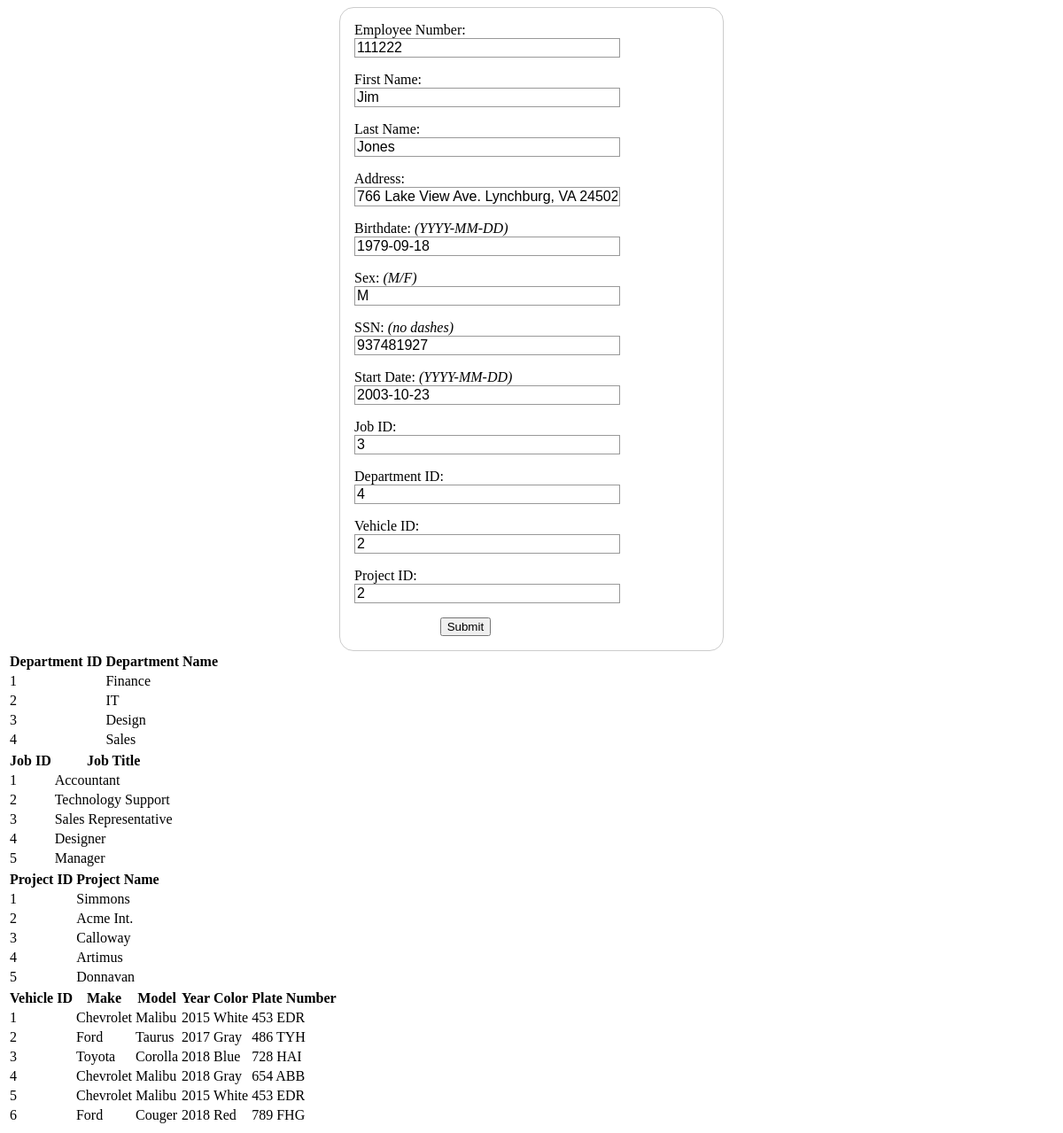
Page /current/UpdateEmployeeForm.php?id=111222 on the committed database.
### tables this page shows
CREATE TABLE IF NOT EXISTS `employee` (
  `Emp_Number` int(6) NOT NULL,
  `First_Name` varchar(50) DEFAULT NULL,
  `Last_Name` varchar(50) DEFAULT NULL,
  `Birth_Date` date DEFAULT NULL,
  `Sex` char(1) DEFAULT NULL,
  `Address` varchar(150) DEFAULT NULL,
  `SSN` int(11) DEFAULT NULL,
  `Start_Date` date DEFAULT NULL,
  `J_ID` int(1) DEFAULT NULL,
  `D_ID` int(1) DEFAULT NULL,
  `V_ID` int(1) DEFAULT NULL,
  `P_ID` int(1) DEFAULT NULL,
  `Proj_ID` int(11) DEFAULT NULL,
  PRIMARY KEY (`Emp_Number`),
  KEY `D_ID` (`D_ID`),
  KEY `J_ID` (`J_ID`),
  KEY `V_ID` (`V_ID`),
  KEY `P_ID` (`P_ID`)
);

CREATE TABLE IF NOT EXISTS `department` (
  `Dept_ID` int(3) NOT NULL,
  `Dept_Name` text,
  `Office_Addr` varchar(100) DEFAULT NULL,
  `Office_Phone` varchar(12) DEFAULT NULL,
  PRIMARY KEY (`Dept_ID`)
);

CREATE TABLE IF NOT EXISTS `position` (
  `Job_ID` int(1) NOT NULL,
  `Job_Title` varchar(20) DEFAULT NULL,
  `Base_Salary` varchar(10) DEFAULT NULL,
  PRIMARY KEY (`Job_ID`)
);

CREATE TABLE IF NOT EXISTS `project` (
  `Project_ID` int(1) NOT NULL,
  `Project_Name` varchar(50) DEFAULT NULL,
  `Start_Date` date DEFAULT NULL,
  `End_Date` date DEFAULT NULL,
  PRIMARY KEY (`Project_ID`)
);

CREATE TABLE IF NOT EXISTS `vehicle` (
  `Vehicle_ID` int(3) NOT NULL,
  `Make` varchar(20) DEFAULT NULL,
  `Model` varchar(20) DEFAULT NULL,
  `Year` int(4) DEFAULT NULL,
  `Color` varchar(10) DEFAULT NULL,
  `Plate_Number` varchar(12) DEFAULT NULL,
  PRIMARY KEY (`Vehicle_ID`)
);

### current/UpdateEmployeeForm.php (the view, shortened to what this page needs)
<!DOCTYPE html>
<html>
<head>
</head>
<?php
$id=$_GET['id'];
require 'open-db.php';
	$result= mysqli_query($conn, "SELECT Emp_Number, First_Name, Last_Name, Address, Birth_Date, Sex, SSN, Start_Date, J_ID, D_ID, V_ID, Proj_ID FROM employee WHERE Emp_Number=$id");
while ($row = mysqli_fetch_array($result)) {
	$e = $row['Emp_Number'];
	$f = $row['First_Name'];
	$l = $row['Last_Name'];
	$a = $row['Address'];
	$b = $row['Birth_Date'];
	$s = $row['Sex'];
	$n = $row['SSN'];
	$sd = $row['Start_Date'];
	$j = $row['J_ID'];
	$d = $row['D_ID'];
	$v = $row['V_ID'];
	$p = $row['Proj_ID'];
?>
	<div class="formPopup" id="updateEmployee">
    <form action="updateEmployee.php" method="post">
        <div>
          <label for="number">Employee Number:</label> <input type="text" id="Emp_Number" name="Emp_Number" value="<?php echo htmlspecialchars($e); ?>" readonly="readonly">
        </div>
        <div>
          <label for="fname">First Name:</label> <input type="text" id="First_Name" name="First_Name" value="<?php echo htmlspecialchars($f); ?>" required>
        </div>
        <div>
          <label for="lname">Last Name:</label> <input type="text" id="Last_Name" name="Last_Name" value="<?php echo htmlspecialchars($l); ?>" required>
        </div>
		<div>
          <label for="address">Address:</label> <input type="text" id="Address" name="Address" value="<?php echo htmlspecialchars($a); ?>">
        </div>
        <div>
		  <label for="birth">Birthdate: <i>(YYYY-MM-DD)</i></label> <input type="text" id="Birth_Date" name="Birth_Date" value="<?php echo htmlspecialchars($b); ?>">
        </div>
 		<div>
          <label for="sex">Sex: <i>(M/F)</i></label> <input type="text" id="Sex" name="Sex" value="<?php echo htmlspecialchars($s); ?>">
        </div>
        <div>
		  <label for="SSN">SSN: <i>(no dashes)</i></label> <input type="text" id="SSN" name="SSN" value="<?php echo htmlspecialchars($n); ?>">
        </div>
		<div>
          <label for="Start_Date">Start Date: <i>(YYYY-MM-DD)</i></label> <input type="text" id="Start_Date" name="Start_Date" value="<?php echo htmlspecialchars($sd); ?>">
        </div>
        <div>
		  <label for="J_ID">Job ID:</label> <input type="text" id="J_ID" name="J_ID" value="<?php echo htmlspecialchars($j); ?>">
        </div>
        <div>
		  <label for="D_ID">Department ID:</label> <input type="text" id="D_ID" name="D_ID" value="<?php echo htmlspecialchars($d); ?>">
        </div>
        <div>
		  <label for="V_ID">Vehicle ID:</label> <input type="text" id="V_ID" name="V_ID" value="<?php echo htmlspecialchars($v); ?>">
        </div>
        <div>
		  <label for="Proj_ID">Project ID:</label> <input type="text" id="Proj_ID" name="Proj_ID" value="<?php echo htmlspecialchars($p); ?>">
        </div>
        <div class="button">
          <button type="submit">Submit</button>
        </div>
    </form>
</html>
<?php }
	$result= mysqli_query($conn, "SELECT Dept_ID, Dept_Name, Office_Addr, Office_Phone FROM department");
	echo '<div class = "formDefault"><table>
	<tr>
		<th>Department ID</th>
		<th>Department Name</th>
	</tr>';
	while ($row = mysqli_fetch_array($result)) {
		echo "<tr>";
		echo "<td>" . $row['Dept_ID'] . "</td>";
		echo "<td>" . $row['Dept_Name'] . "</td>";
		echo "</tr>";}
	echo '</table></div>';
	$result2= mysqli_query($conn, "SELECT * FROM position");
	echo '<table>
	<tr>
		<th>Job ID</th>
		<th>Job Title</th>
	</tr>';
	while ($row = mysqli_fetch_array($result2)) {
		echo "<tr>";
		echo "<td>" . $row['Job_ID'] . "</td>";
		echo "<td>" . $row['Job_Title'] . "</td>";
		echo "</tr>";
	}
	echo '</table>';
	$result3= mysqli_query($conn, "SELECT Project_ID, Project_Name FROM project");
	echo '<table>
	<tr>
		<th>Project ID</th>
		<th>Project Name</th>
	</tr>';
	while ($row = mysqli_fetch_array($result3)) {
		echo "<tr>";
		echo "<td>" . $row['Project_ID'] . "</td>";
		echo "<td>" . $row['Project_Name'] . "</td>";
		echo "</tr>";
	}
	echo '</table>';
	$result4= mysqli_query($conn, "SELECT * FROM vehicle");
	echo '<table>
	<tr>
		<th>Vehicle ID</th>
		<th>Make</th>
		<th>Model </th>
		<th>Year</th>
		<th>Color</th>
		<th>Plate Number</th>
	</tr>';
	while ($row = mysqli_fetch_array($result4)) {
		echo "<tr>";
		echo "<td>" . $row['Vehicle_ID'] . "</td>";
		echo "<td>" . $row['Make'] . "</td>";
		echo "<td>" . $row['Model'] . "</td>";
		echo "<td>" . $row['Year'] . "</td>";
		echo "<td>" . $row['Color'] . "</td>";
		echo "<td>" . $row['Plate_Number'] . "</td>";
		echo "</tr>";
	}
	echo '</table>';
	?>

### current/UpdateEmployeeForm.php (style rules this page uses)
form { margin: 0 auto; width: 400px; padding: 1em; border: 1px solid #CCC; border-radius: 1em; }
form div + div { margin-top: 1em; }
label { display: inline-block; width: 200px; text-align: left; }
input, textarea { font: 1em sans-serif; width: 300px; box-sizing: border-box; border: 1px solid #999; }
.button { padding-left: 90px; }
button { margin-left: .5em; }

### rows in the picture
employee: Emp_Number "111222", First_Name "Jim", Last_Name "Jones", Address "766 Lake View Ave. Lynchburg, VA 24502", Birth_Date "1979-09-18", Sex "M", SSN "937481927", Start_Date "2003-10-23", J_ID "3", D_ID "4", V_ID "2", Proj_ID "2"
department: Dept_ID "1", Dept_Name "Finance"
department: Dept_ID "2", Dept_Name "IT"
department: Dept_ID "3", Dept_Name "Design"
department: Dept_ID "4", Dept_Name "Sales"
position: Job_ID "1", Job_Title "Accountant"
position: Job_ID "2", Job_Title "Technology Support"
position: Job_ID "3", Job_Title "Sales Representative"
position: Job_ID "4", Job_Title "Designer"
position: Job_ID "5", Job_Title "Manager"
project: Project_ID "1", Project_Name "Simmons"
project: Project_ID "2", Project_Name "Acme Int."
project: Project_ID "3", Project_Name "Calloway"
project: Project_ID "4", Project_Name "Artimus"
project: Project_ID "5", Project_Name "Donnavan"
vehicle: Vehicle_ID "1", Make "Chevrolet", Model "Malibu", Year "2015", Color "White", Plate_Number "453 EDR"
vehicle: Vehicle_ID "2", Make "Ford", Model "Taurus", Year "2017", Color "Gray", Plate_Number "486 TYH"
vehicle: Vehicle_ID "3", Make "Toyota", Model "Corolla", Year "2018", Color "Blue", Plate_Number "728 HAI"
vehicle: Vehicle_ID "4", Make "Chevrolet", Model "Malibu", Year "2018", Color "Gray", Plate_Number "654 ABB"
vehicle: Vehicle_ID "5", Make "Chevrolet", Model "Malibu", Year "2015", Color "White", Plate_Number "453 EDR"
vehicle: Vehicle_ID "6", Make "Ford", Model "Couger", Year "2018", Color "Red", Plate_Number "789 FHG"
